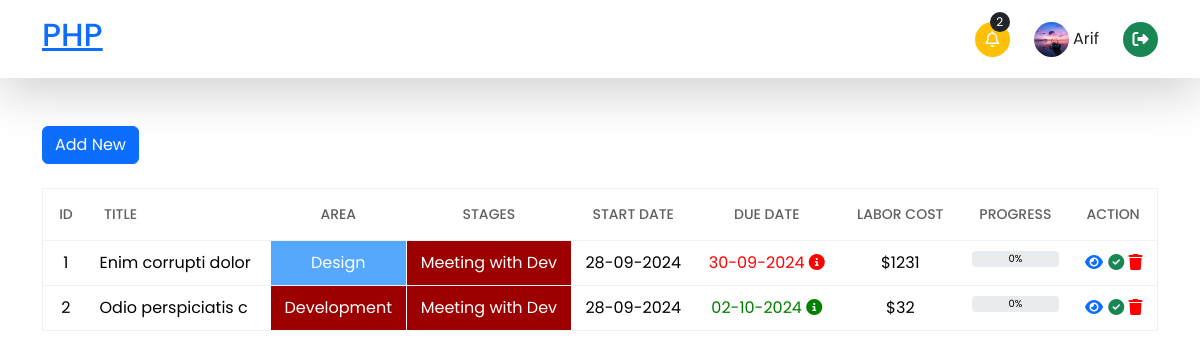
The page / (signed in) on the database its author committed.
### tables this page shows
CREATE TABLE IF NOT EXISTS `task_notification` (
  `notification_id` int NOT NULL AUTO_INCREMENT,
  `task_id` int NOT NULL,
  `task_c_date` datetime NOT NULL,
  `task_status` enum('Progress','Due','Complete') NOT NULL,
  PRIMARY KEY (`notification_id`),
  KEY `fk_task_notification_parent` (`task_id`)
);

CREATE TABLE IF NOT EXISTS `tasks` (
  `id` int NOT NULL AUTO_INCREMENT,
  `user_id` int NOT NULL,
  `title` varchar(255) DEFAULT NULL,
  `area` text,
  `stage` text,
  `start_date` date DEFAULT NULL,
  `end_date` date DEFAULT NULL,
  `labor_cost` decimal(10,0) DEFAULT NULL,
  PRIMARY KEY (`id`),
  KEY `user_id_parent` (`user_id`)
);

### index.php (the view, shortened to what this page needs)
<?php
include("./include/header.php");
include_once('./db/config.php');
$userId = $_SESSION['user_id'];
$sql = 'SELECT T.*, TN.task_status
        FROM tasks T
        LEFT JOIN task_notification TN ON T.id = TN.task_id
        WHERE T.user_id = ?
        ORDER BY T.end_date ASC
';
if ($stmt = $connect->prepare($sql)) {
    $stmt->bind_param('i', $userId);
    $stmt->execute();
    $result = $stmt->get_result();
} else {
    echo "Error preparing statement: " . $connect->error;
}
?>
<div class="container">
    <div class="add-task my-4 d-flex justify-content-between align-items-center">
        <div>
            <a href="./add-new.php" class="btn btn-primary">Add New</a>
        </div>
    </div>
    <table width="100%" class="table">
        <thead>
            <tr>
                <th>ID</th>
                <th class="text-start">Title</th>
                <th>Area</th>
                <th>Stages</th>
                <th>Start Date</th>
                <th>Due Date</th>
                <th>Labor Cost</th>
                <th>Progress</th>
                <th>Action</th>
            </tr>
        </thead>
        <tbody>
            <?php if ($result->num_rows > 0) {
                $count = 1;
            ?>
                <?php while ($item = $result->fetch_assoc()) {
                    $start = new DateTime($item['start_date']);
                    $end = new DateTime($item['end_date']);
                    $currentDate = new DateTime();
                    $total_duration = $start->diff($end)->days;
                    $elapsed_duration = $currentDate >= $start ? $start->diff($currentDate)->days + 1 : 0;
                    $progress_percentage = $total_duration > 0 ? min(100, ($elapsed_duration / $total_duration) * 100) : 0;
                    $formatted_percentage = number_format($progress_percentage);
                    echo '<tr>
                    <td>' . $count . '</td>
                    <td class="title text-start" data-title="' . htmlspecialchars($item['title']) . '">' . $item['title'] . '</td>
                    <td style="background-color: ' . ($item['area'] == 'Design' ? "#56a8ff" : '#9d0000') . ';" class="text-white">' . $item['area'] . '</td>
                    <td style="background-color: ' . ($item['stage'] == 'Meeting with Dev' ? "#9d0000" : '#56a8ff') . ';" class="text-white">' . $item['stage'] . '</td>
                    <td>' . $start->format('d-m-Y') . '</td>
                    <td style="color:' . ($total_duration <= 2 ? 'red' : 'green') . ';">' . $end->format('d-m-Y') . '
                        <i role="button" class="fa-solid fa-circle-info" data-bs-toggle="tooltip" data-bs-placement="top" title="You have ' . $total_duration . ' days left"></i>
                    </td>
                    <td>$' . $item['labor_cost'] . '</td>
                    <td>
                        <div class="progress position-relative" role="progressbar" aria-label="Basic example" aria-valuenow="' . $formatted_percentage . '" aria-valuemin="0" aria-valuemax="100">
                            <span class="position-absolute w-100 text-center">' . $formatted_percentage . '%</span>
                            <div class="progress-bar" style="width:' . $formatted_percentage . '%"></div>
                        </div>
                    </td>
                   <td>' .
                        ($item['task_status'] == 'Complete' ?
                            '
                            <a href="task-details.php?id=' . $item['id'] . '"><i class="fa-solid fa-eye"></i></a>
                            <i class="fa-solid fa-circle-check text-success"></i>
                           <i  data-id="' . $item['id'] . '" data-title="' . $item['title'] . '" class="title fa-solid fa-trash deleteTasks" data-bs-toggle="modal" data-bs-target="#staticBackdrop"></i>
                            ' :
                            '<a href="edit.php?id=' . $item['id'] . '"><i class="fa-solid fa-pen-to-square"></i></a>
                            <i  data-id="' . $item['id'] . '" data-title="' . $item['title'] . '" class="title fa-solid fa-trash deleteTasks" data-bs-toggle="modal" data-bs-target="#staticBackdrop"></i> '
                    ) .
                        '</td>
                </tr>';
                    $count++;
                } ?>
            <?php } else { ?>
                <tr>
                    <td class="text-center" colspan="9">No Tasks Available</td>
                </tr>
            <?php } ?>
        </tbody>
    </table>
</div>
<?php
include('./include/footer.php');
?>

### include/header.php (shortened to what this page needs)
<!DOCTYPE html>
<html lang="en">
<head>
    <link href="https://cdn.jsdelivr.net/npm/select2@4.1.0-rc.0/dist/css/select2.min.css" rel="stylesheet" />
    <link rel="stylesheet" href="https://code.jquery.com/ui/1.13.3/themes/smoothness/jquery-ui.css">
    <link rel="stylesheet" href="https://cdnjs.cloudflare.com/ajax/libs/font-awesome/6.6.0/css/all.min.css"
 />
    <link href="https://cdn.jsdelivr.net/npm/bootstrap@5.3.3/dist/css/bootstrap.min.css" rel="stylesheet"
>
    <link rel="stylesheet" href="./public/css/style.min.css">
</head>
<body>
    <?php
    include "./db/config.php";
    $user_name = $_SESSION['user_name'] ?? null;
    $user_img =  $_SESSION['user_image'] ?? null;
    $userID = $_SESSION['user_id'];
    $notiSql = "SELECT T.id, T.title,TN.task_status
    FROM tasks T
    JOIN task_notification TN ON TN.task_id = T.id
    WHERE T.user_id = ? AND TN.task_id IS NOT NULL
    GROUP BY T.id, T.title
    ORDER BY TN.task_c_date DESC
    LIMIT 10
    ";
    $stmt = $connect->prepare($notiSql);
    if ($stmt) {
        $stmt->bind_param('i', $userID);
        $stmt->execute();
        $notifcation = $stmt->get_result();
    }
    ?>
    <div class="py-3 mb-5 shadow-lg">
        <div class="container">
            <div class="row  align-items-center justify-content-between">
                <div class="col-md-5 ">
                    <h2><a href="index.php">PHP</a></h2>
                </div>
                <div class="col-md-5 text-end d-flex  align-items-center justify-content-end top-menu">
                    <?php if ($notifcation->num_rows) { ?>
                        <div class="dropdown ">
                            <div class=" dropdown-toggle" role="button" data-bs-toggle="dropdown" aria-expanded="false" data-bs-auto-close="outside">
                                <i class="fa-regular fa-bell bg-warning">
                                </i>
                                <span id="notification-count" class="notification-count bg-dark text-white">
                                    <?= $notifcation->num_rows ?>
                                </span>
                            </div>
                        </div>
                    <?php } ?>
                    <div class="mx-4">
                        <div>
                            <img src="<?= $user_img  ?>" alt="<?= $user_name ?>" class="user_img">
                            <?= $user_name ?>
                        </div>
                    </div>
                    <i class="fa-solid fa-right-from-bracket bg-success" id="logout" role="button"></i>
                </div>
            </div>
        </div>
    </div>

### include/footer.php (shortened to what this page needs)
</body>
</html>

### rows shown on the page
task_notification: task.title "Enim corrupti dolor", task.area "Design", task.stage "Meeting with Dev", task.start_date "28-09-2024", task.end_date "30-09-2024", task.labor_cost "1231"
task_notification: task.title "Odio perspiciatis c", task.area "Development", task.stage "Meeting with Dev", task.start_date "28-09-2024", task.end_date "02-10-2024", task.labor_cost "32"

### other values the page prints
$notifcation->num_rows "2"
$user_name "Arif"
